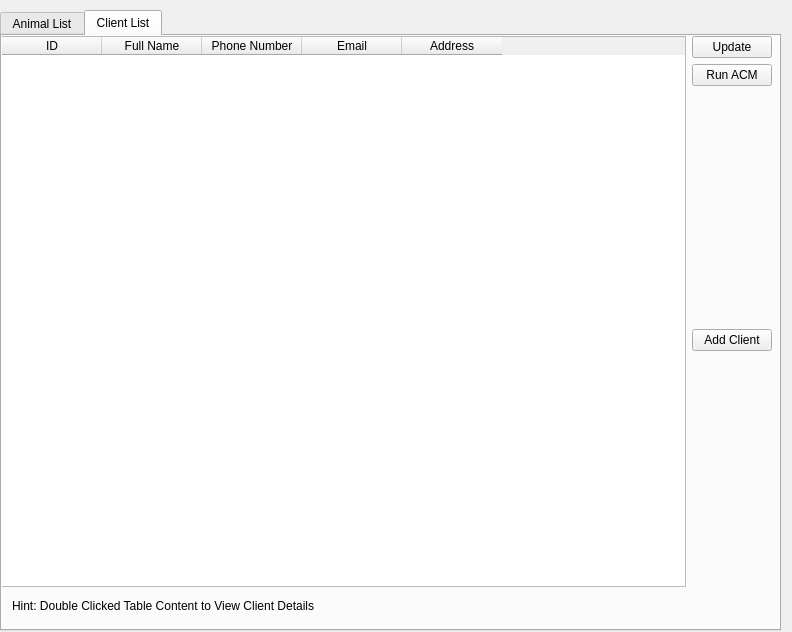
<?xml version="1.0" encoding="UTF-8"?>
<ui version="4.0">
 <class>StaffWindow</class>
 <widget class="QDialog" name="StaffWindow">
  <property name="geometry">
   <rect>
    <x>0</x>
    <y>0</y>
    <width>792</width>
    <height>632</height>
   </rect>
  </property>
  <property name="windowTitle">
   <string>Dialog</string>
  </property>
  <widget class="QWidget" name="gridLayoutWidget">
   <property name="geometry">
    <rect>
     <x>0</x>
     <y>10</y>
     <width>781</width>
     <height>621</height>
    </rect>
   </property>
   <layout class="QGridLayout" name="gridLayout_2">
    <item row="0" column="0">
     <widget class="QTabWidget" name="StuffTab">
      <property name="cursor">
       <cursorShape>ArrowCursor</cursorShape>
      </property>
      <property name="currentIndex">
       <number>1</number>
      </property>
      <widget class="QWidget" name="tab">
       <attribute name="title">
        <string>Animal List</string>
       </attribute>
       <widget class="QWidget" name="verticalLayoutWidget">
        <property name="geometry">
         <rect>
          <x>0</x>
          <y>0</y>
          <width>771</width>
          <height>561</height>
         </rect>
        </property>
        <layout class="QGridLayout" name="gridLayout_3">
         <item row="0" column="0" rowspan="7">
          <widget class="QTableWidget" name="AnimalListTable">
           <property name="cursor" stdset="0">
            <cursorShape>PointingHandCursor</cursorShape>
           </property>
           <column>
            <property name="text">
             <string>ID</string>
            </property>
           </column>
           <column>
            <property name="text">
             <string>Name</string>
            </property>
           </column>
           <column>
            <property name="text">
             <string>Species</string>
            </property>
           </column>
           <column>
            <property name="text">
             <string>Breed</string>
            </property>
           </column>
           <column>
            <property name="text">
             <string>Age</string>
            </property>
           </column>
           <column>
            <property name="text">
             <string>Gender</string>
            </property>
           </column>
          </widget>
         </item>
         <item row="3" column="1">
          <widget class="QPushButton" name="addAnimalButton">
           <property name="cursor">
            <cursorShape>PointingHandCursor</cursorShape>
           </property>
           <property name="text">
            <string>Add</string>
           </property>
          </widget>
         </item>
         <item row="1" column="1">
          <widget class="QPushButton" name="updateButton">
           <property name="cursor">
            <cursorShape>ArrowCursor</cursorShape>
           </property>
           <property name="text">
            <string>Update</string>
           </property>
          </widget>
         </item>
        </layout>
       </widget>
       <widget class="QLabel" name="label">
        <property name="geometry">
         <rect>
          <x>180</x>
          <y>560</y>
          <width>381</width>
          <height>20</height>
         </rect>
        </property>
        <property name="text">
         <string>Hint: Double Clicked Table Content To View Animal Details</string>
        </property>
       </widget>
      </widget>
      <widget class="QWidget" name="clientTab">
       <attribute name="title">
        <string>Client List</string>
       </attribute>
       <widget class="QWidget" name="gridLayoutWidget_2">
        <property name="geometry">
         <rect>
          <x>-1</x>
          <y>0</y>
          <width>771</width>
          <height>551</height>
         </rect>
        </property>
        <layout class="QGridLayout" name="gridLayout_4">
         <item row="0" column="0" rowspan="5">
          <widget class="QTableWidget" name="ClienListTable">
           <column>
            <property name="text">
             <string>ID</string>
            </property>
           </column>
           <column>
            <property name="text">
             <string>Full Name</string>
            </property>
           </column>
           <column>
            <property name="text">
             <string>Phone Number</string>
            </property>
           </column>
           <column>
            <property name="text">
             <string>Email</string>
            </property>
           </column>
           <column>
            <property name="text">
             <string>Address</string>
            </property>
           </column>
          </widget>
         </item>
         <item row="0" column="2">
          <widget class="QPushButton" name="updateclientButton">
           <property name="text">
            <string>Update</string>
           </property>
          </widget>
         </item>
         <item row="3" column="2">
          <widget class="QPushButton" name="addClientButton">
           <property name="text">
            <string>Add Client</string>
           </property>
          </widget>
         </item>
         <item row="1" column="2">
          <widget class="QPushButton" name="runACMButton">
           <property name="text">
            <string>Run ACM</string>
           </property>
          </widget>
         </item>
        </layout>
       </widget>
       <widget class="QLabel" name="label_2">
        <property name="geometry">
         <rect>
          <x>10</x>
          <y>560</y>
          <width>381</width>
          <height>20</height>
         </rect>
        </property>
        <property name="text">
         <string>Hint: Double Clicked Table Content to View Client Details</string>
        </property>
       </widget>
      </widget>
     </widget>
    </item>
   </layout>
  </widget>
 </widget>
 <resources/>
 <connections/>
</ui>
